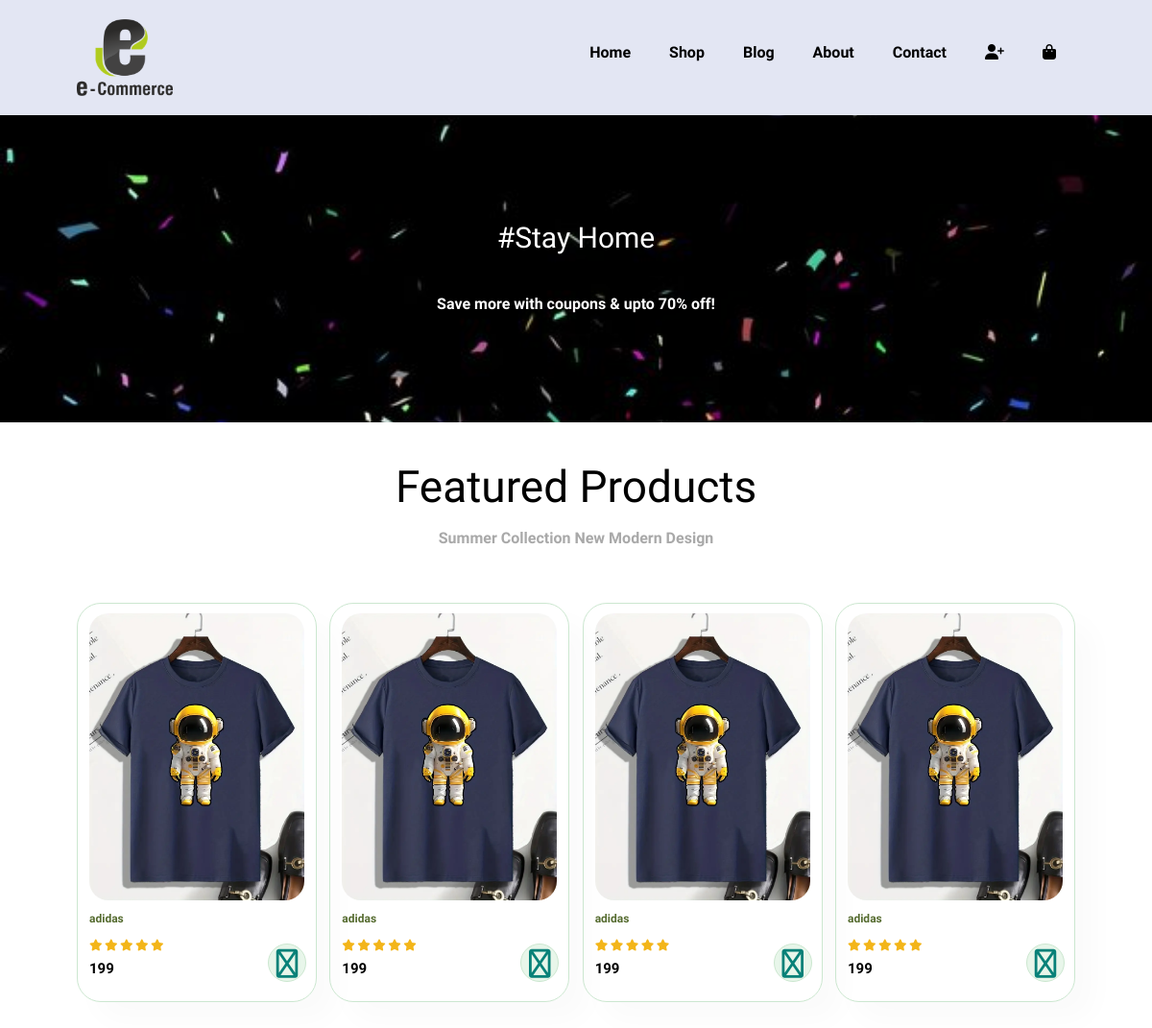
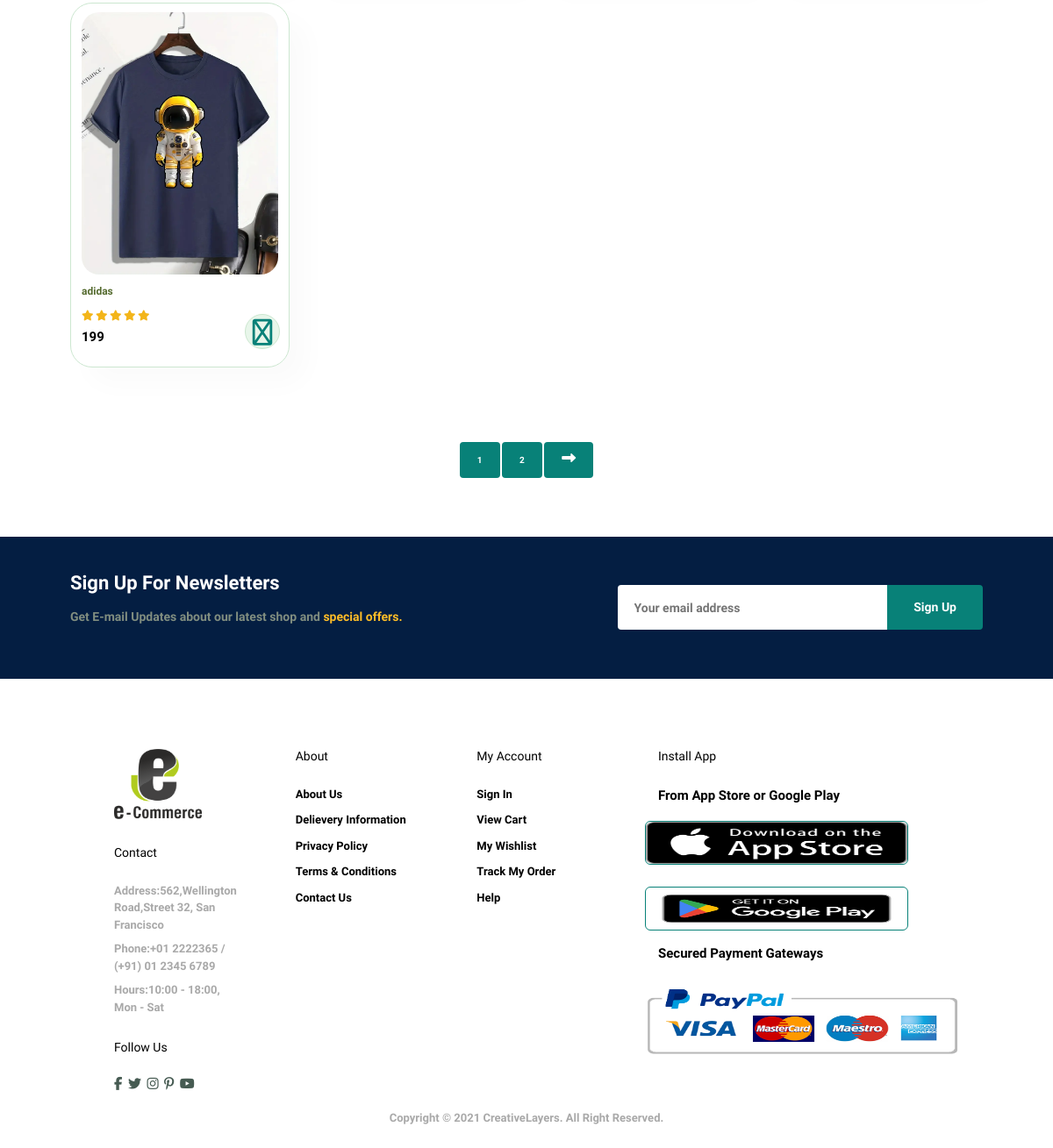
The app's page /shop/ with its own data (2 pictures, top to bottom).
### MyApp/models.py (models this page shows, shortened)
class Products(models.Model):
    brand=models.CharField(max_length=100)
    product_name=models.CharField(max_length=500)
    price=models.IntegerField(null=True,default=0)
    image=models.ImageField(upload_to="Media/featured_img",null=True)
    rating=models.IntegerField(default=0)

### MyApp/views.py (the view)
# urls.py: path('shop/',views.Shop,name='shop'),
def Shop(request):
    product=Products.objects.all()
    context={
        'product':product,
    }
    return render(request,'shop.html',context)

### templates/shop.html (shortened to what this page needs)
{% extends "base.html" %}
{% load static %}
{% block content %}
<section id="banner" style="background-image: url('{% static 'assets/img/background.jpg' %}')">
    <h2>#Stay Home</h2>
    <p style="color:white"> Save more with coupons & upto 70% off!</p>
</section>
<section id="product1" class="section-p1">
    <h2>Featured Products</h2>
    <p>Summer Collection New Modern Design</p>
    <div class="pro-container">
        {% for i in product %}
        <div class="pro" onclick="window.location.href='{% url 'product' %}'">
            <img src="{{i.image}}" alt="">
            <div class="des">
                <span>{{i.brand}}</span>
                <h5>{{i.name}}</h5>
                <div class="star">
                    <i class="fa fa-star"></i>
                    <i class="fa fa-star"></i>
                    <i class="fa fa-star"></i>
                    <i class="fa fa-star"></i>
                    <i class="fa fa-star"></i>
                </div>
                <h4>{{i.price}}</h4>
            </div>
            <a href="{% url 'product' %}"><i class="cart1 fa fa-shopping-cart"></i></a>
        </div>
        {% endfor %}
    </div>
</section>
<section id="pagination" class="section-p1">
    <a href="#">1</a>
    <a href="#">2</a>
    <a href="#"><i class="fa fa-long-arrow-alt-right"></i></a>
</section>
<section id="newsletter" class="section-p1 section-m1">
    <div class="newstext">
        <h4>Sign Up For Newsletters</h4>
        <p>Get E-mail Updates about our latest shop and <span>special offers.</span></p>
    </div>
    <div class="form">
        <input type="text" placeholder="Your email address">
        <button class="normal">Sign Up</button>
    </div>
</section>
{% endblock %}

### static/assets/css/theme.css (style rules this page uses)
* { margin:0; padding:0; box-sizing:border-box; font-family: 'Spartan',sans-serif; }
h2 { font-size: 46px; line-height: 54px; color:black; }
h4 { font-size: 20px; color:black; }
p { font-size: 16px; color:darkgray; margin: 15px 0 20px 0; }
.section-p1 { padding: 40px 80px; }
.section-m1 { margin: 40px 0; }
button.normal { font-size: 14px; font-weight: 600; padding: 15px 30px; color:black; background-color: #fff; border-radius: 4px; cursor: pointer; border: none; outline: none; transition: 0.2s; }
body { width:100%; }
#product1 { text-align: center; }
#product1 .pro-container { display: flex; justify-content: space-between; padding-top: 20px; flex-wrap: wrap; }
#product1 .pro { width: 23%; min-width: 250px; padding:10px 12px; border:1px solid #cce7d0; border-radius: 25px; cursor: pointer; box-shadow: 20px 20px 30px rgba(0,0,0,0.02); margin: 15px 0; transition: 0.2s ease; position: relative; }
#product1 .pro img { width: 100%; border-radius: 20px; }
#product1 .pro .des { text-align: start; padding: 10px 0; }
#product1 .pro .des span { color:darkolivegreen; font-size: 12px; }
#product1 .pro .des h5 { padding-top: 7px; color:black; font-size: 14px; }
#product1 .pro .des i { font-size: 12px; color:rgb(243,181,25) }
#product1 .pro .des h4 { padding-top: 7px; color:black; font-size: 15px; font-weight: 700; }
#product1 .pro .cart1 { width: 40px; height: 40px; line-height: 40px; border-radius: 50px; background-color: #e8f6ea; font-size: 30px; font-weight: 500; color:#088178; border: 1px solid #cce7d0; position: absolute; bottom:20px; right:10px; }
#banner { display: flex; flex-direction: column; justify-content: center; align-items: center; text-align: center; width:100%; height:40vh; background-size: cover; background-position: center; }
#banner h2 { color: #fff; font-size: 30px; padding: 10px 0; }
#newsletter { display: flex; justify-content: space-between; flex-wrap: wrap; align-items: center; background-color: #041e42; background-position: 20% 30%; }
#newsletter h4 { font-size: 22px; font-weight: 700; color:#fff; }
#newsletter p { font-size: 14px; font-weight: 600; color:#818e80; }
#newsletter p span { color:#ffbd27; }
#newsletter .form { display: flex; width: 40%; }
#newsletter input { height: 5.125rem; padding: 0 1.25em; font-size: 14px; width:100%; border: 1px solid transparent; border-radius: 4px; outline: none; border-top-right-radius: 0; border-bottom-right-radius: 0; }
#newsletter button { background-color: #088178; color: #fff; white-space: nowrap; border-top-left-radius: 0; border-bottom-left-radius: 0; }
#pagination { text-align: center; }
#pagination a { text-decoration: none; background-color: #088178; padding: 15px 20px; border-radius: 4px; color:#fff; font-weight: 600; }
#pagination a i { font-size: 16px; font-weight: 600; }

### records on screen
Products: image (picture), brand "adidas", price "199"
Products: image (picture), brand "adidas", price "199"
Products: image (picture), brand "adidas", price "199"
Products: image (picture), brand "adidas", price "199"
Products: image (picture), brand "adidas", price "199"
